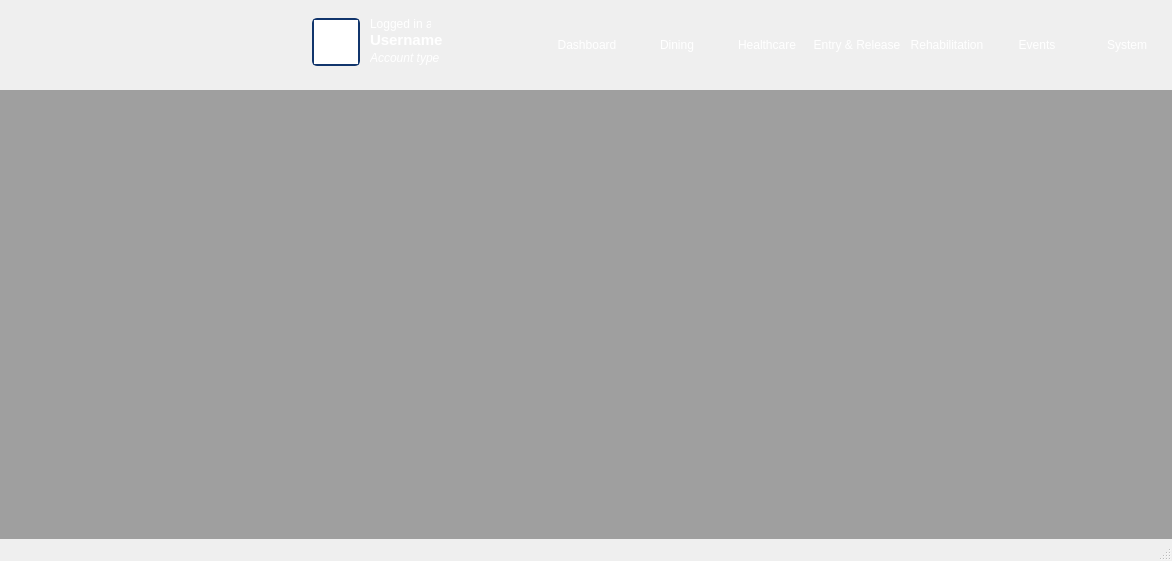
<?xml version="1.0" encoding="UTF-8"?>
<ui version="4.0">
 <class>MainWindow</class>
 <widget class="QMainWindow" name="MainWindow">
  <property name="geometry">
   <rect>
    <x>0</x>
    <y>0</y>
    <width>1172</width>
    <height>561</height>
   </rect>
  </property>
  <property name="minimumSize">
   <size>
    <width>1000</width>
    <height>435</height>
   </size>
  </property>
  <property name="windowTitle">
   <string>PMS</string>
  </property>
  <property name="windowIcon">
   <iconset resource="pms_resources.qrc">
    <normaloff>:/images/PMS_icon.png</normaloff>:/images/PMS_icon.png</iconset>
  </property>
  <property name="styleSheet">
   <string notr="true"/>
  </property>
  <widget class="QWidget" name="centralWidget">
   <layout class="QVBoxLayout" name="verticalLayout">
    <property name="spacing">
     <number>0</number>
    </property>
    <property name="sizeConstraint">
     <enum>QLayout::SetMaximumSize</enum>
    </property>
    <property name="leftMargin">
     <number>0</number>
    </property>
    <property name="topMargin">
     <number>0</number>
    </property>
    <property name="rightMargin">
     <number>0</number>
    </property>
    <property name="bottomMargin">
     <number>0</number>
    </property>
    <item>
     <widget class="QFrame" name="frame">
      <property name="minimumSize">
       <size>
        <width>0</width>
        <height>90</height>
       </size>
      </property>
      <property name="maximumSize">
       <size>
        <width>16777215</width>
        <height>90</height>
       </size>
      </property>
      <property name="styleSheet">
       <string notr="true">QFrame {
	background-image: url(:/images/banner.png);
	background-repeat:no-repeat;
}</string>
      </property>
      <property name="frameShape">
       <enum>QFrame::NoFrame</enum>
      </property>
      <property name="frameShadow">
       <enum>QFrame::Raised</enum>
      </property>
      <layout class="QHBoxLayout" name="horizontalLayout_2">
       <property name="spacing">
        <number>0</number>
       </property>
       <property name="leftMargin">
        <number>0</number>
       </property>
       <property name="topMargin">
        <number>0</number>
       </property>
       <property name="rightMargin">
        <number>0</number>
       </property>
       <property name="bottomMargin">
        <number>0</number>
       </property>
       <item>
        <widget class="QFrame" name="frame_16">
         <property name="layoutDirection">
          <enum>Qt::RightToLeft</enum>
         </property>
         <property name="styleSheet">
          <string notr="true">background-image: url(:&quot;&quot;);</string>
         </property>
         <property name="frameShape">
          <enum>QFrame::NoFrame</enum>
         </property>
         <property name="frameShadow">
          <enum>QFrame::Raised</enum>
         </property>
         <widget class="QLabel" name="label_12">
          <property name="geometry">
           <rect>
            <x>370</x>
            <y>16</y>
            <width>61</width>
            <height>16</height>
           </rect>
          </property>
          <property name="text">
           <string>&lt;html&gt;&lt;head/&gt;&lt;body&gt;&lt;p&gt;&lt;span style=&quot; color:#ffffff;&quot;&gt;Logged in as&lt;/span&gt;&lt;/p&gt;&lt;/body&gt;&lt;/html&gt;</string>
          </property>
         </widget>
         <widget class="QLabel" name="nameID">
          <property name="geometry">
           <rect>
            <x>370</x>
            <y>30</y>
            <width>91</width>
            <height>21</height>
           </rect>
          </property>
          <property name="font">
           <font>
            <pointsize>12</pointsize>
            <weight>75</weight>
            <bold>true</bold>
           </font>
          </property>
          <property name="styleSheet">
           <string notr="true">color: rgb(255, 255, 255);</string>
          </property>
          <property name="text">
           <string>&lt;html&gt;&lt;head/&gt;&lt;body&gt;&lt;p&gt;&lt;span style=&quot; font-size:11pt; font-weight:600; color:#ffffff;&quot;&gt;Username&lt;/span&gt;&lt;/p&gt;&lt;/body&gt;&lt;/html&gt;</string>
          </property>
         </widget>
         <widget class="QLabel" name="permision">
          <property name="geometry">
           <rect>
            <x>370</x>
            <y>50</y>
            <width>101</width>
            <height>16</height>
           </rect>
          </property>
          <property name="font">
           <font>
            <italic>true</italic>
           </font>
          </property>
          <property name="styleSheet">
           <string notr="true">color: rgb(255, 255, 255);</string>
          </property>
          <property name="text">
           <string>&lt;html&gt;&lt;head/&gt;&lt;body&gt;&lt;p&gt;&lt;span style=&quot; font-style:italic; color:#ffffff;&quot;&gt;Account type&lt;/span&gt;&lt;/p&gt;&lt;/body&gt;&lt;/html&gt;</string>
          </property>
         </widget>
         <widget class="QGraphicsView" name="graphicsView">
          <property name="geometry">
           <rect>
            <x>312</x>
            <y>18</y>
            <width>48</width>
            <height>48</height>
           </rect>
          </property>
          <property name="styleSheet">
           <string notr="true">border-image: url(:/images/doge.jpeg);
border: 2px solid;
border-color: rgb(17, 53, 108);
border-radius: 5px</string>
          </property>
          <property name="resizeAnchor">
           <enum>QGraphicsView::AnchorViewCenter</enum>
          </property>
         </widget>
        </widget>
       </item>
       <item>
        <widget class="QFrame" name="frame_3">
         <property name="layoutDirection">
          <enum>Qt::RightToLeft</enum>
         </property>
         <property name="styleSheet">
          <string notr="true">QFrame {
	background-image: url(:&quot;&quot;);
	boder-width:-1
}

QToolButton {    
	color: rgb(255, 255, 255);
	background-image: url(:&quot;&quot;);
 }

QToolButton:hover {    
	border-image: url(:/images/banner_hovered.png);
 }

QToolButton:checked {  
	border-image: url(:/images/banner_selected.png);
 }

QToolButton:pressed { 
	border-image: url(:/images/banner_pressed.png);
 }
</string>
         </property>
         <property name="frameShape">
          <enum>QFrame::NoFrame</enum>
         </property>
         <property name="frameShadow">
          <enum>QFrame::Raised</enum>
         </property>
         <property name="lineWidth">
          <number>0</number>
         </property>
         <layout class="QHBoxLayout" name="horizontalLayout">
          <property name="spacing">
           <number>0</number>
          </property>
          <property name="sizeConstraint">
           <enum>QLayout::SetMinAndMaxSize</enum>
          </property>
          <property name="leftMargin">
           <number>0</number>
          </property>
          <property name="topMargin">
           <number>0</number>
          </property>
          <property name="rightMargin">
           <number>0</number>
          </property>
          <property name="bottomMargin">
           <number>0</number>
          </property>
          <item>
           <widget class="QToolButton" name="system">
            <property name="minimumSize">
             <size>
              <width>90</width>
              <height>90</height>
             </size>
            </property>
            <property name="maximumSize">
             <size>
              <width>90</width>
              <height>90</height>
             </size>
            </property>
            <property name="styleSheet">
             <string notr="true">QToolButton {    
	color: rgb(255, 255, 255);
 }

QToolButton#toolButton:checked {   
	border-image: url(:/images/banner_selected.png);
 }
</string>
            </property>
            <property name="text">
             <string>System</string>
            </property>
            <property name="icon">
             <iconset resource="pms_resources.qrc">
              <normaloff>:/images/setting_tools.png</normaloff>:/images/setting_tools.png</iconset>
            </property>
            <property name="iconSize">
             <size>
              <width>32</width>
              <height>32</height>
             </size>
            </property>
            <property name="checkable">
             <bool>true</bool>
            </property>
            <property name="checked">
             <bool>false</bool>
            </property>
            <property name="autoExclusive">
             <bool>true</bool>
            </property>
            <property name="toolButtonStyle">
             <enum>Qt::ToolButtonTextUnderIcon</enum>
            </property>
            <property name="autoRaise">
             <bool>true</bool>
            </property>
           </widget>
          </item>
          <item>
           <widget class="QToolButton" name="toolButton_mng">
            <property name="minimumSize">
             <size>
              <width>90</width>
              <height>90</height>
             </size>
            </property>
            <property name="maximumSize">
             <size>
              <width>90</width>
              <height>90</height>
             </size>
            </property>
            <property name="styleSheet">
             <string notr="true">QToolButton {    
	color: rgb(255, 255, 255);
 }

QToolButton#toolButton:checked {   
	border-image: url(:/images/banner_selected.png);
 }
</string>
            </property>
            <property name="text">
             <string>Events</string>
            </property>
            <property name="icon">
             <iconset resource="pms_resources.qrc">
              <normaloff>:/images/calendar.png</normaloff>:/images/calendar.png</iconset>
            </property>
            <property name="iconSize">
             <size>
              <width>32</width>
              <height>32</height>
             </size>
            </property>
            <property name="checkable">
             <bool>true</bool>
            </property>
            <property name="checked">
             <bool>false</bool>
            </property>
            <property name="autoExclusive">
             <bool>true</bool>
            </property>
            <property name="toolButtonStyle">
             <enum>Qt::ToolButtonTextUnderIcon</enum>
            </property>
            <property name="autoRaise">
             <bool>true</bool>
            </property>
           </widget>
          </item>
          <item>
           <widget class="QToolButton" name="toolButton_rehab">
            <property name="minimumSize">
             <size>
              <width>90</width>
              <height>90</height>
             </size>
            </property>
            <property name="maximumSize">
             <size>
              <width>90</width>
              <height>90</height>
             </size>
            </property>
            <property name="styleSheet">
             <string notr="true">QToolButton {    
	color: rgb(255, 255, 255);
 }

QToolButton#toolButton:checked {   
	border-image: url(:/images/banner_selected.png);
 }
</string>
            </property>
            <property name="text">
             <string>Rehabilitation</string>
            </property>
            <property name="icon">
             <iconset resource="pms_resources.qrc">
              <normaloff>:/images/education.png</normaloff>:/images/education.png</iconset>
            </property>
            <property name="iconSize">
             <size>
              <width>32</width>
              <height>32</height>
             </size>
            </property>
            <property name="checkable">
             <bool>true</bool>
            </property>
            <property name="checked">
             <bool>false</bool>
            </property>
            <property name="autoExclusive">
             <bool>true</bool>
            </property>
            <property name="toolButtonStyle">
             <enum>Qt::ToolButtonTextUnderIcon</enum>
            </property>
            <property name="autoRaise">
             <bool>true</bool>
            </property>
           </widget>
          </item>
          <item>
           <widget class="QToolButton" name="toolButton_etrr">
            <property name="minimumSize">
             <size>
              <width>90</width>
              <height>90</height>
             </size>
            </property>
            <property name="maximumSize">
             <size>
              <width>90</width>
              <height>90</height>
             </size>
            </property>
            <property name="styleSheet">
             <string notr="true">QToolButton {    
	color: rgb(255, 255, 255);
 }

QToolButton#toolButton:checked {   
	border-image: url(:/images/banner_selected.png);
 }
</string>
            </property>
            <property name="text">
             <string>Entry &amp;&amp; Release</string>
            </property>
            <property name="icon">
             <iconset resource="pms_resources.qrc">
              <normaloff>:/images/door_open.png</normaloff>:/images/door_open.png</iconset>
            </property>
            <property name="iconSize">
             <size>
              <width>32</width>
              <height>32</height>
             </size>
            </property>
            <property name="checkable">
             <bool>true</bool>
            </property>
            <property name="checked">
             <bool>false</bool>
            </property>
            <property name="autoExclusive">
             <bool>true</bool>
            </property>
            <property name="toolButtonStyle">
             <enum>Qt::ToolButtonTextUnderIcon</enum>
            </property>
            <property name="autoRaise">
             <bool>true</bool>
            </property>
           </widget>
          </item>
          <item>
           <widget class="QToolButton" name="toolButton_Healthcare">
            <property name="minimumSize">
             <size>
              <width>90</width>
              <height>90</height>
             </size>
            </property>
            <property name="maximumSize">
             <size>
              <width>90</width>
              <height>90</height>
             </size>
            </property>
            <property name="styleSheet">
             <string notr="true">QToolButton {    
	color: rgb(255, 255, 255);
 }

QToolButton#toolButton:checked {   
	border-image: url(:/images/banner_selected.png);
 }
</string>
            </property>
            <property name="text">
             <string>Healthcare</string>
            </property>
            <property name="icon">
             <iconset resource="pms_resources.qrc">
              <normaloff>:/images/health.png</normaloff>:/images/health.png</iconset>
            </property>
            <property name="iconSize">
             <size>
              <width>32</width>
              <height>32</height>
             </size>
            </property>
            <property name="checkable">
             <bool>true</bool>
            </property>
            <property name="checked">
             <bool>false</bool>
            </property>
            <property name="autoExclusive">
             <bool>true</bool>
            </property>
            <property name="toolButtonStyle">
             <enum>Qt::ToolButtonTextUnderIcon</enum>
            </property>
            <property name="autoRaise">
             <bool>true</bool>
            </property>
           </widget>
          </item>
          <item>
           <widget class="QToolButton" name="toolButton_Dining">
            <property name="minimumSize">
             <size>
              <width>90</width>
              <height>90</height>
             </size>
            </property>
            <property name="maximumSize">
             <size>
              <width>90</width>
              <height>90</height>
             </size>
            </property>
            <property name="styleSheet">
             <string notr="true">QToolButton {    
	color: rgb(255, 255, 255);
 }

QToolButton#toolButton:checked {   
	border-image: url(:/images/banner_selected.png);
 }
</string>
            </property>
            <property name="text">
             <string>Dining</string>
            </property>
            <property name="icon">
             <iconset resource="pms_resources.qrc">
              <normaloff>:/images/qip_eating.png</normaloff>:/images/qip_eating.png</iconset>
            </property>
            <property name="iconSize">
             <size>
              <width>32</width>
              <height>32</height>
             </size>
            </property>
            <property name="checkable">
             <bool>true</bool>
            </property>
            <property name="checked">
             <bool>false</bool>
            </property>
            <property name="autoExclusive">
             <bool>true</bool>
            </property>
            <property name="toolButtonStyle">
             <enum>Qt::ToolButtonTextUnderIcon</enum>
            </property>
            <property name="autoRaise">
             <bool>true</bool>
            </property>
           </widget>
          </item>
          <item>
           <widget class="QToolButton" name="toolButton_Dashboard">
            <property name="minimumSize">
             <size>
              <width>90</width>
              <height>90</height>
             </size>
            </property>
            <property name="maximumSize">
             <size>
              <width>90</width>
              <height>90</height>
             </size>
            </property>
            <property name="styleSheet">
             <string notr="true">QToolButton {    
	color: rgb(255, 255, 255);
 }

QToolButton#toolButton:checked {   
	border-image: url(:/images/banner_selected.png);
 }
</string>
            </property>
            <property name="text">
             <string>Dashboard</string>
            </property>
            <property name="icon">
             <iconset resource="pms_resources.qrc">
              <normaloff>:/images/speedometer.png</normaloff>:/images/speedometer.png</iconset>
            </property>
            <property name="iconSize">
             <size>
              <width>32</width>
              <height>32</height>
             </size>
            </property>
            <property name="checkable">
             <bool>true</bool>
            </property>
            <property name="checked">
             <bool>false</bool>
            </property>
            <property name="autoRepeat">
             <bool>false</bool>
            </property>
            <property name="autoExclusive">
             <bool>true</bool>
            </property>
            <property name="toolButtonStyle">
             <enum>Qt::ToolButtonTextUnderIcon</enum>
            </property>
            <property name="autoRaise">
             <bool>true</bool>
            </property>
           </widget>
          </item>
         </layout>
        </widget>
       </item>
      </layout>
     </widget>
    </item>
    <item>
     <widget class="QFrame" name="frame_2">
      <property name="styleSheet">
       <string notr="true"/>
      </property>
      <property name="frameShape">
       <enum>QFrame::NoFrame</enum>
      </property>
      <property name="frameShadow">
       <enum>QFrame::Raised</enum>
      </property>
      <layout class="QHBoxLayout" name="horizontalLayout_3">
       <property name="spacing">
        <number>0</number>
       </property>
       <property name="sizeConstraint">
        <enum>QLayout::SetMaximumSize</enum>
       </property>
       <property name="leftMargin">
        <number>0</number>
       </property>
       <property name="topMargin">
        <number>0</number>
       </property>
       <property name="rightMargin">
        <number>0</number>
       </property>
       <property name="bottomMargin">
        <number>0</number>
       </property>
       <item>
        <widget class="QFrame" name="frame_18">
         <property name="styleSheet">
          <string notr="true">background-color: rgb(217, 217, 217);
</string>
         </property>
         <property name="frameShape">
          <enum>QFrame::NoFrame</enum>
         </property>
         <property name="frameShadow">
          <enum>QFrame::Raised</enum>
         </property>
         <layout class="QHBoxLayout" name="horizontalLayout_5">
          <property name="spacing">
           <number>0</number>
          </property>
          <property name="leftMargin">
           <number>0</number>
          </property>
          <property name="topMargin">
           <number>0</number>
          </property>
          <property name="rightMargin">
           <number>0</number>
          </property>
          <property name="bottomMargin">
           <number>0</number>
          </property>
          <item>
           <widget class="QMdiArea" name="mdiArea">
            <property name="lineWidth">
             <number>0</number>
            </property>
           </widget>
          </item>
         </layout>
        </widget>
       </item>
      </layout>
     </widget>
    </item>
   </layout>
  </widget>
  <widget class="QStatusBar" name="statusBar"/>
 </widget>
 <layoutdefault spacing="6" margin="11"/>
 <resources>
  <include location="pms_resources.qrc"/>
 </resources>
 <connections/>
</ui>
